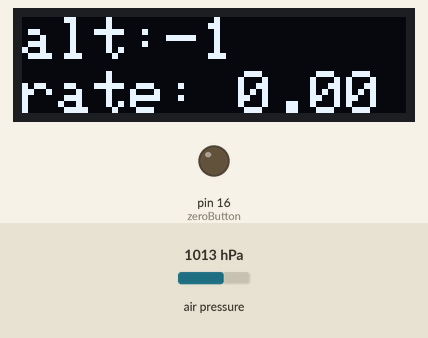
Simulated run of this sketch. Board: Arduino Uno, built with avr-gcc and run on an emulated ATmega328P. On the bench: 128×32 one-colour display, output pins drawn as LEDs (lit = HIGH). The test bench sets the inputs (shaded band); at power-on: air pressure 1013 hPa. What the sketch prints to the serial monitor is not drawn.

Above: at 1.8 s.
1.9 s: air pressure set to 952 hPa
At 4.8 s:
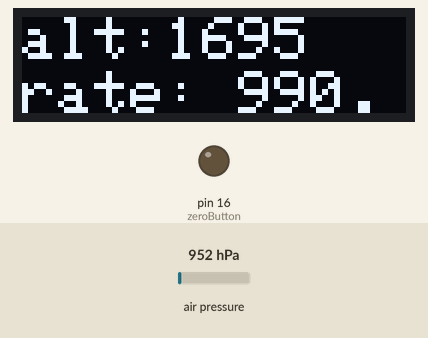
5.6 s: air pressure set to 975 hPa
At 6.4 s:
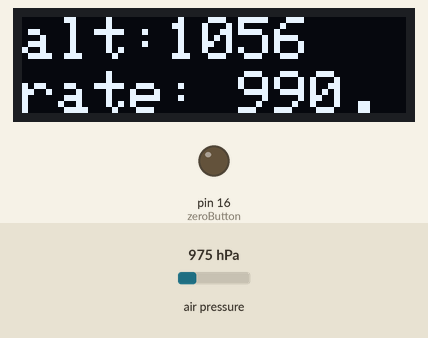
9.7 s: air pressure set to 1000 hPa
At 10.8 s:
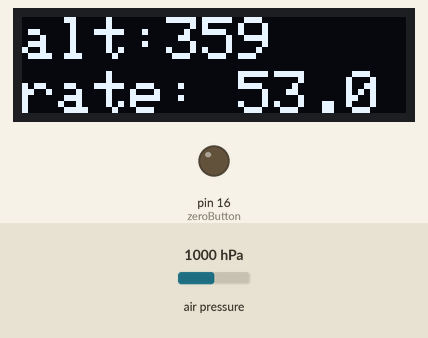
Timing chart, 0 to 12.7 s (numbered marks = the images above; inputs shaded):
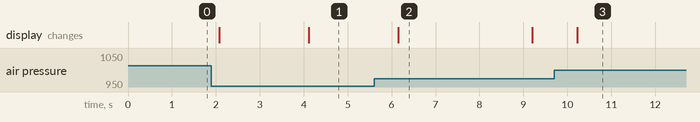

The sketch:

v2.4.ino
```cpp
//stabalize rate to only readout for an altitude change of more than 1 ft

#include <Wire.h>
#include <Adafruit_SSD1306.h>
#include <Adafruit_GFX.h>

#include <SPI.h>
#include <Adafruit_Sensor.h>
#include <Adafruit_BME280.h>

#define OLED_WIDTH 128
#define OLED_HEIGHT 32

// control variables
#define cutoff 2 // minimum altitude  change ( in feet) required for new rate calculation
#define delayInterval 1000 // interval in milliseconds between loop iterations

#define OLED_ADDR   0x3C
#define BME_280_ADDR 0x77

Adafruit_SSD1306 display(OLED_WIDTH, OLED_HEIGHT);
Adafruit_BME280 bme;

const int zeroButton = 16;// input for resetting display to 0
float altitude; // current reading from bme280
float pressure;
float zero =0; // altitude at time of zero calibration
float delta;// current altitude minus altitude at time of zero calibration
float reading1;
float reading2;
float reading3;
float reading4;
float reading5;
float reading6;
float reading7;
float reading8;

int sn=1;
float r;

void setup() {
  Serial.begin(115200);
  pinMode(zeroButton,OUTPUT);
  bool sensorStatus = bme.begin(BME_280_ADDR);
  Serial.println("sensor status = "+sensorStatus);
  if (!sensorStatus) {
    Serial.println("Could not find a valid BME280 sensor, check wiring or change I2C address!");
    while (1);
     Serial.println("2");
  }
  else{
  Serial.println("BME280 sensor found");
  }

  bool displayStatus = display.begin(SSD1306_SWITCHCAPVCC, OLED_ADDR);
  Serial.println("OLED status = "+displayStatus);
  if (!displayStatus) {
    Serial.println("Could not find a valid OLED display, check wiring or change I2C address!");
    while (1);
  }
  else{

 Serial.println("OLED display found");
  }
  display.clearDisplay();
  display.setTextSize(2);
  display.setTextColor(WHITE);
}


void loop() {
  if(digitalRead (zeroButton)==HIGH)
  {
    zero =  bme.readAltitude(1013.25)*3.28;
    digitalWrite (zeroButton,LOW);
  }

  pressure = bme.readPressure();
  pressure = lround(pressure)-int(lround(pressure)) % 10;
  altitude = pressure*(-0.278) + 28160;


   //r=averageRate();

  collectFiveReadings(altitude);
  if (sn==6)
  {

       r = (derivativeEstimateFiveReadings(reading1,reading2,reading4,reading5));
    Serial.println("rate   " + String(r));
    sn=1;
    }


  //Serial.println("Serial number = " + String(sn));

  delta = altitude - zero;
  display.clearDisplay();
  display.setCursor(0,0);
  display.println (String("alt:")+ String( int(delta)));
  display.setCursor(0,18);
  //display.println (String("rate:")+ String( int(1.5)));
   display.println ("rate: "+ String(r));
  display.display();

  //Serial.println(String("alt:")+ String( int(delta)));


delay(delayInterval);
}

	 float derivativeEstimateFiveReadings(float x_2,float x_1, float x1,float x2)
	{
		float rate = 0.083333333*(x_2 );
		rate = rate - 0.66666666*(x_1);
		rate = rate +0.66666666*(x1);
		rate = rate -0.083333333* (x2) ;

		rate = rate*(1000.00/delayInterval);

		return round(rate);
	}


	// collects five altitude readings in sequence and assigns them to global variables reading1 through reading5
	void collectFiveReadings(double reading){

	  switch(sn){
	    case 1:
	    	reading1 = reading;
	    	Serial.println("reading1 = "+String(reading1));
	    	sn = 2;
	    	break;
	    case 2:
	    	reading2 = reading;
	    	Serial.println("reading2 = "+String(reading2));
	    	sn = 3;
	    	break;
	    case 3:
		      reading3 = reading;
		      Serial.println("reading3 = "+String(reading3));
		      sn = 4;
		      break;
	    case 4:
		      reading4 = reading;
		      Serial.println("reading4 = "+String(reading4));
		      sn = 5;
		      break;
	    case 5:
		      reading5 = reading;
		      Serial.println("reading5 = "+String(reading5));
		      sn = 6;

	  }
	}
```

Measured:
- after the input at 1.9 s, the display: first changes after 0.18 s (image 1 shows a later state)
- after the input at 5.6 s, the display: changes after 0.55 s (image 2)
- after the input at 9.7 s, the display: changes after 0.52 s (image 3)
- what the display in image 2 shows lasts 3.0 s, from 6.2 s to 9.2 s
